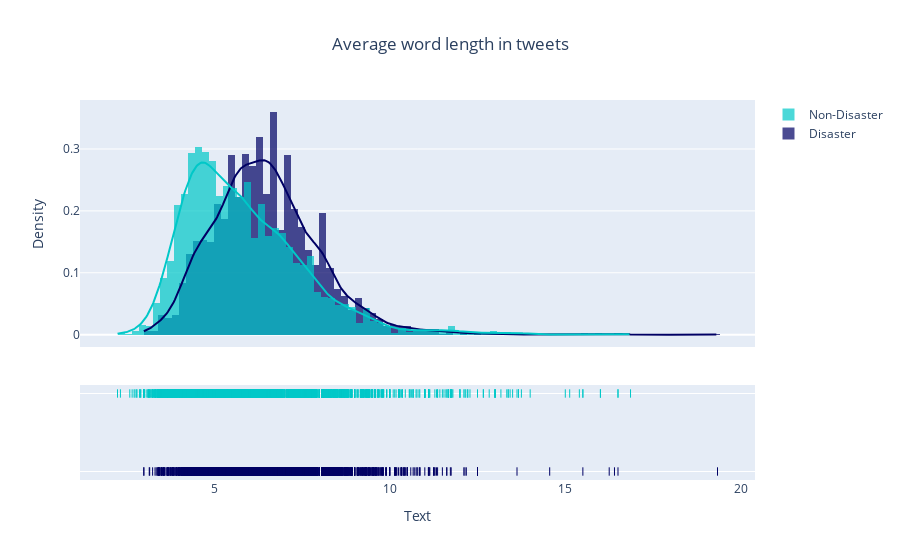

Source (notebook cell):
### Markdown cell above
Checking average word length for both type of tweets

### Code cell
def avgwordlen(strlist):
    sum=[]
    for i in strlist:
        sum.append(len(i))
    return sum

non_dis_data = data[data['target']==0]['text'].str.split()
dis_data = data[data['target']==1]['text'].str.split()

avgword_len_dis = dis_data.apply(avgwordlen).map(lambda x: np.mean(x))
avgword_len_non_dis = non_dis_data.apply(avgwordlen).map(lambda x: np.mean(x))

group_labels = ['Disaster', 'Non-Disaster']
colors = ['rgb(0, 0, 100)', 'rgb(0, 200, 200)']

fig = ff.create_distplot([avgword_len_dis, avgword_len_non_dis], 
                         group_labels, bin_size=.2, colors=colors,)

fig.update_layout(title_text="Average word length in tweets",title_x=0.5,
                  xaxis_title="Text",yaxis_title="Density").show()

# py.plot(fig,filename='Average word length in tweets',auto_open=False,show_link=False)

### Figure 1 — Plotly figure (JSON) as saved in the notebook; plotly's stock layout.template omitted (floating-point values rounded to 4 significant figures; data arrays with more than 128 entries replaced by an {"elided": "..."} marker saying what was removed)
{"data": [{"histnorm": "probability density", "legendgroup": "Disaster", "marker": {"color": "rgb(0, 0, 100)"}, "name": "Disaster", "opacity": 0.7, "type": "histogram", "x": {"elided": "3271 float values"}, "xaxis": "x", "xbins": {"start": 3, "end": 19.33, "size": 0.2}, "yaxis": "y"}, {"histnorm": "probability density", "legendgroup": "Non-Disaster", "marker": {"color": "rgb(0, 200, 200)"}, "name": "Non-Disaster", "opacity": 0.7, "type": "histogram", "x": {"elided": "4342 float values"}, "xaxis": "x", "xbins": {"start": 2.25, "end": 16.86, "size": 0.2}, "yaxis": "y"}, {"legendgroup": "Disaster", "marker": {"color": "rgb(0, 0, 100)"}, "mode": "lines", "name": "Disaster", "showlegend": false, "type": "scatter", "x": {"elided": "500 float values"}, "xaxis": "x", "y": {"elided": "500 float values"}, "yaxis": "y"}, {"legendgroup": "Non-Disaster", "marker": {"color": "rgb(0, 200, 200)"}, "mode": "lines", "name": "Non-Disaster", "showlegend": false, "type": "scatter", "x": {"elided": "500 float values"}, "xaxis": "x", "y": {"elided": "500 float values"}, "yaxis": "y"}, {"legendgroup": "Disaster", "marker": {"color": "rgb(0, 0, 100)", "symbol": "line-ns-open"}, "mode": "markers", "name": "Disaster", "showlegend": false, "type": "scatter", "x": {"elided": "3271 float values"}, "xaxis": "x", "y": {"elided": "3271 str values"}, "yaxis": "y2"}, {"legendgroup": "Non-Disaster", "marker": {"color": "rgb(0, 200, 200)", "symbol": "line-ns-open"}, "mode": "markers", "name": "Non-Disaster", "showlegend": false, "type": "scatter", "x": {"elided": "4342 float values"}, "xaxis": "x", "y": {"elided": "4342 str values"}, "yaxis": "y2"}], "layout": {"barmode": "overlay", "hovermode": "closest", "legend": {"traceorder": "reversed"}, "title": {"text": "Average word length in tweets", "x": 0.5}, "xaxis": {"anchor": "y2", "domain": [0, 1], "title": {"text": "Text"}, "zeroline": false, "type": "linear", "range": [1.215, 20.37], "autorange": true}, "yaxis": {"anchor": "free", "domain": [0.35, 1], "position": 0, "title": {"text": "Density"}, "type": "linear", "range": [-0.01996, 0.3792], "autorange": true}, "yaxis2": {"anchor": "x", "domain": [0, 0.25], "dtick": 1, "showticklabels": false, "type": "category", "range": [-0.1338, 1.134], "autorange": true}, "autosize": true}}
